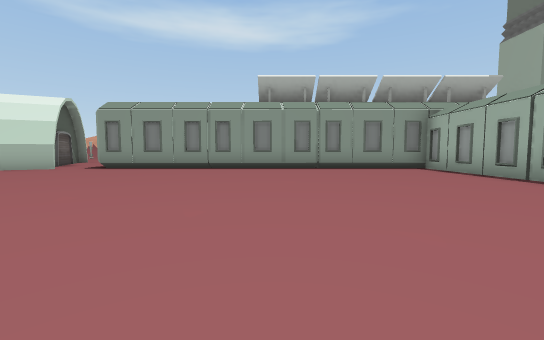
view 1 (above)

12 first-person views from a walk through a Unity game level. The camera is 1.2 m above the floor, tilts 4° down and sees 90° across. The floor is counted in squares, 2.27 m on a side. Each view is taken from the middle of a square. On the plan, view 1 faces up. The plan holds only what a view shows up to about 9 squares ahead; the rest is blank. The place goes on beyond the plan. The player is left out. Some animated figures are left out. Door leaves are left out, so doorways stand open. Some surface patterns are stand-ins.

view 2
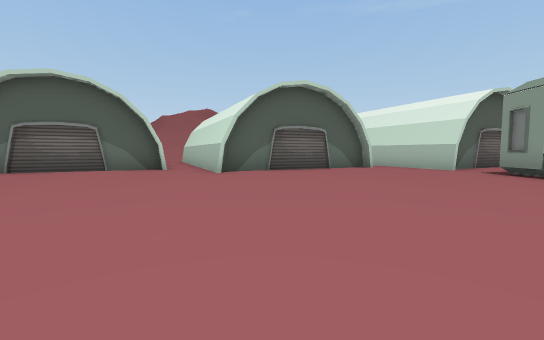

view 3
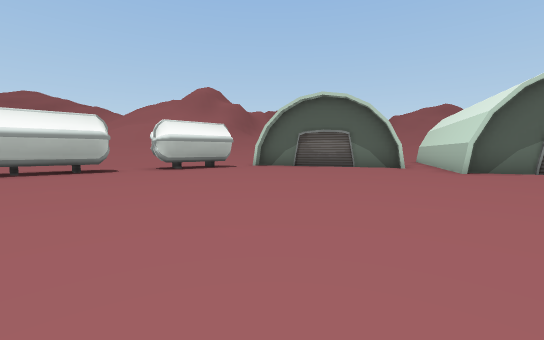

view 4
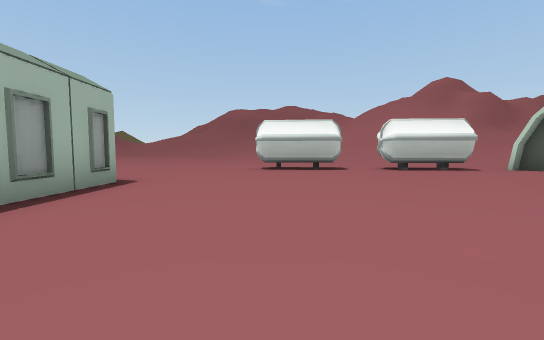

view 5
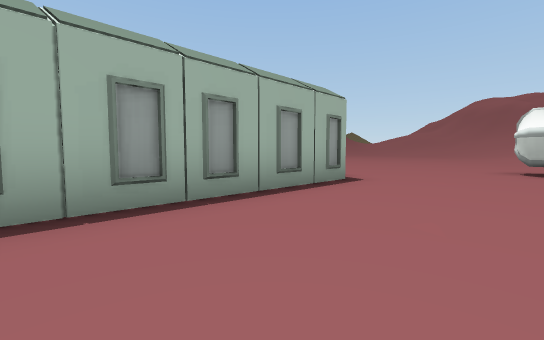

view 6
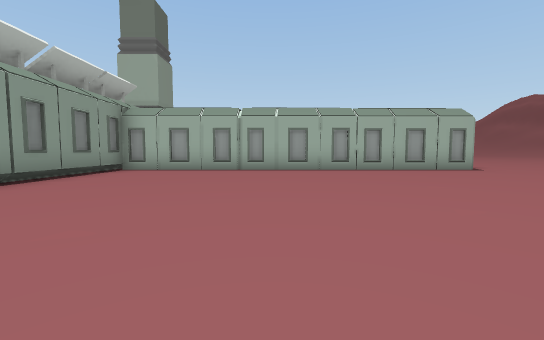

view 7
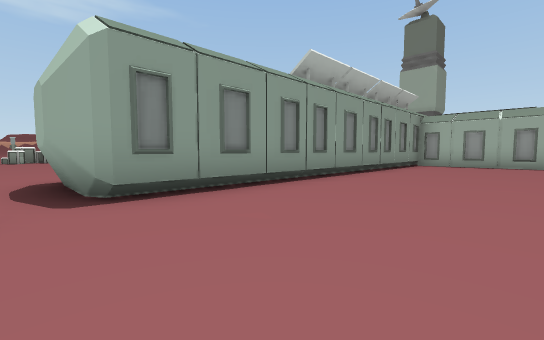

view 8
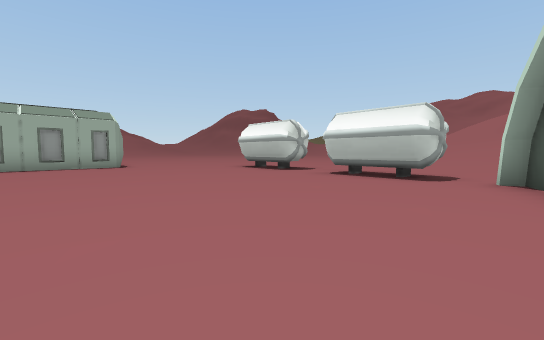

view 9
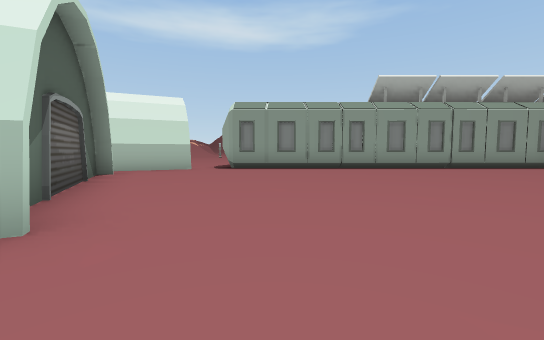

view 10
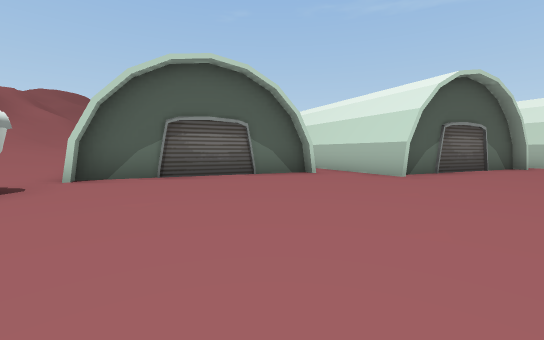

view 11
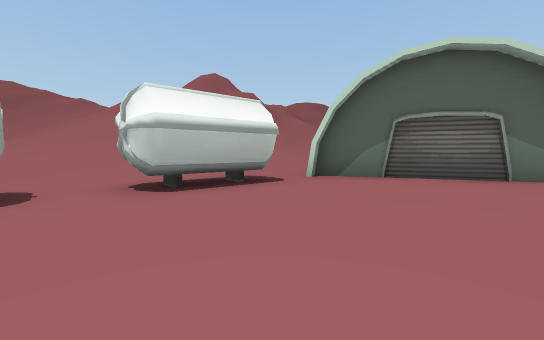

view 12
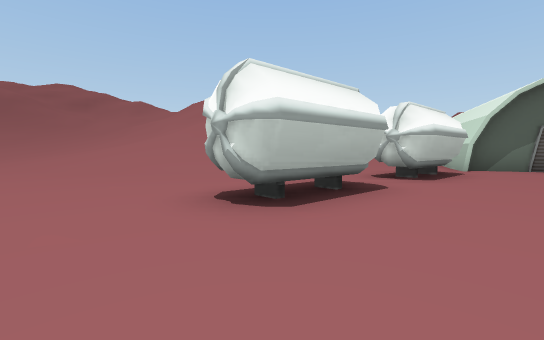

### Floor plan
Key: @ floor where view 1 was taken; # wall or solid block; x gap in a wall; . main floor; : floor 0.25 m higher than the main floor; / step, stairs or slope; T tower; H thing the floor can be seen under or through.
Columns run from 9 left of view 1 to 10 right of it. Each row starts with its distance up from view 1.
 17    ..
 16    ..
 15    ..
 14    ..
 13    ..
 12    ..
 11    .
 10  #..#             TT
  9  ##.#             TT
  8  ##.###########
  7 ##............#
  6  #............#
  5  #............#
  4  ##...........#
  3   #...........#
  2   ##..........#
  1  ##...........#
  0 ###......@....#
 -1   #...........#
 -2   ##..........#
 -3    #............
 -4    ##...........
 -5    #..HHx###....
 -6   :....... #....
 -7  /////.........
 -8 ///  ///......
 -9 //   ////.....
-10      //////...
-11      //////...
-12        /////..
-13         /////.
-14            //.
-15             /.

Positions as (right, up) in squares from view 1, and headings:
1: (0, 0), facing up
2: (1, 3), facing left
3: (2, 3), facing down-left
4: (2, 3), facing down
5: (2, 3), facing down-right
6: (-3, 4), facing right
7: (-6, 5), facing up-right
8: (-5, 1), facing down-right
9: (-4, 0), facing up
10: (0, -1), facing left
11: (0, -1), facing down-left
12: (4, -3), facing down-left
